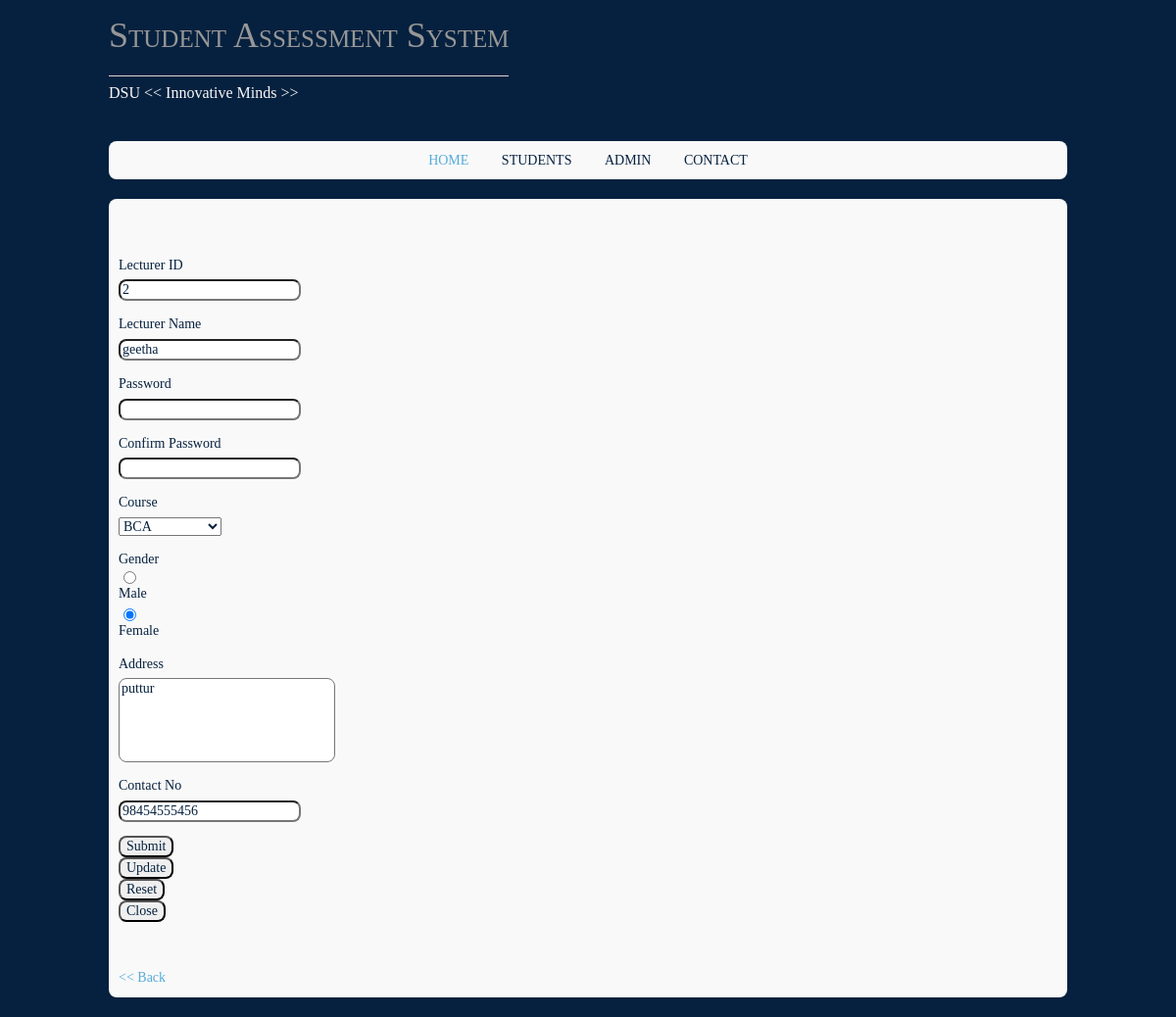
The app's page /lecture.php?slid=2&view=lectures (signed in) with its own data.
### tables this page shows
CREATE TABLE IF NOT EXISTS `lectures` (
  `lecid` bigint(4) NOT NULL AUTO_INCREMENT,
  `password` varchar(50) NOT NULL,
  `courseid` bigint(4) NOT NULL,
  `lecname` varchar(50) NOT NULL,
  `gender` varchar(50) NOT NULL,
  `address` varchar(100) NOT NULL,
  `contactno` varchar(15) NOT NULL,
  PRIMARY KEY (`lecid`),
  KEY `courseid` (`courseid`)
);

### lecture.php (the view, shortened to what this page needs)
<?php
include("validation.php");
include("header.php");
$totcourse = mysql_query("SELECT * FROM lectures");
$result1 = mysql_query("SELECT * FROM course");
$totid = mysql_num_rows($totcourse)+1;
if($_GET["view"] == "lectures")
{
$result = mysql_query("SELECT * FROM lectures where lecid='$_GET[slid]'");
 while($row1 = mysql_fetch_array($result))
  {
	$totid = $row1["lecid"];
	$lecname = $row1["lecname"];
	$courseid = $row1["courseid"];
	$gender = $row1["gender"];
	$address = $row1["address"];
	$contactno = $row1["contactno"];
	}
}
else
{
$result = mysql_query("SELECT * FROM lectures");
}
?>
<form name="form1" method="post" action="" id="formID">
  <p>&nbsp;</p>
  <p>
    <label for="lecid">Lecturer ID&nbsp;&nbsp;&nbsp;</label>
    <input type="text" name="lecid" id="lecid" class="validate[required] text-input" readonly value="<?php echo $totid; ?>">
  </p>
  <p>
  <label for="lecname">Lecturer Name</label>
    <input type="text" name="lecname" id="lecname" class="validate[required,custom[onlyLetterSp]] text-input" value="<?php echo $lecname; ?>">
  </p>
  <p>
    <label for="password">Password</label>
    <input type="password" name="password" id="password" class="validate[required] text-input">
  </p>
  <p>
    <label for="textfield4">Confirm Password</label>
    <input type="password" name="textfield4" id="textfield4" class="validate[required,equals[password]] text-input">
  </p>
  <p>
    <label for="textfield2">Course </label>
    <select name="course" value="<?php echo $courseid; ?>">
      <?php
	  while($row1 = mysql_fetch_array($result1))
  {
	  if($courseid  == $row1[courseid])
	  {
		  $selvar = "selected";
	  }
  echo "<option value='$row1[courseid]' ". $selvar . ">$row1[coursekey]</option>";
  $selvar ="";
  }
  ?>
    </select>
  </p>
  <p>Gender
    <input type="radio" name="gender" id="radio" value="Male" <?php
  if($gender == "Male")
  {
	  echo "checked";
  }
  ?> class="validate[required] radio" />
    <label for="radio">Male</label>
    <input type="radio" name="gender" id="radio2" value="Female"  <?php if($gender == "Female")
  {
	  echo "checked";
  }?> class="validate[required] radio" />
    <label for="radio2">Female</label>
  </p>
  <p>
    <label for="address">Address</label>
    <textarea name="address" id="address" class="validate[required]" cols="25" rows="5"><?php echo $address; ?></textarea>
  </p>
  <p>
    <label for="contactno">Contact No</label>
    <input type="text" name="contactno" id="contactno" class="validate[required,custom[phone]] text-input"  value="<?php echo $contactno; ?>">
  </p>
  <p>
    <input type="submit" name="button" id="button" value="Submit">
      <input type="submit" name="button2" id="button2" value="Update" />
    <input type="reset" id="button2" value="Reset">
<form id="myform">
  <input type="button" value="Close" name="B1" onClick="parent.emailwindow.hide()" /></p>
</form>
  <p>&nbsp;</p>
<a href='lectureview.php'><< Back </a>

### css/template.css (style rules this page uses)
body { background: #ececec; }

### layoutx/styles/layout.css (style rules this page uses)
.rounded, input, button, textarea, #header input, #footer input, #slide-wrapper figcaption, .avatar, #comments li, .faico a, #twitter, .pagination a, .pagination strong { border-radius:8px; }
body { color:#F9F9F9; background-color:#06213F; }
a { color:#55ABDA; }

### layoutx/styles/framework.css (style rules this page uses)
html { overflow-y:scroll; }
body { margin:0; padding:0; font-size:14px; line-height:1.4em; }
a { outline:none; text-decoration:none; }
body, h1, h2, h3, h4, h5, h6, .heading { font-family:Georgia, "Times New Roman", Times, serif; }
form, fieldset, legend { margin:0; padding:0; border:none; }
label, input, textarea, select { display:block; resize:none; outline:none; color:inherit; font-size:inherit; font-family:inherit; box-sizing:border-box; }
label { margin-bottom:5px; }

### records on screen
lectures: lecid "2", lecname "geetha", gender "☐ Male", gender "☑ Female", address "puttur", contactno "98454555456"

### other values on screen
form field course "BCA"
